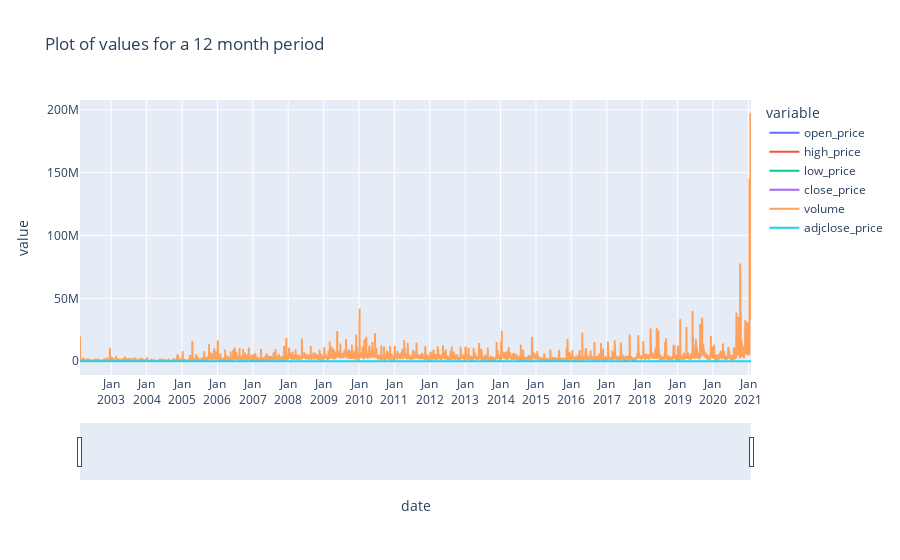

This figure's notebook cell:
### Code cell
# Plotting the open, close, high, low, volume and adjusted close value for the term of 12 months
fig = px.line(df, x=df.index, y=df.columns,
              title='Plot of values for a 12 month period')
fig.update_xaxes(
    dtick="M12",
    tickformat="%b\n%Y")


fig.update_xaxes(rangeslider_visible=True)
fig.show()

### Figure 1 — Plotly figure (JSON) as saved in the notebook; plotly's stock layout.template omitted (floating-point values rounded to 4 significant figures; data arrays with more than 128 entries replaced by an {"elided": "..."} marker saying what was removed)
{"data": [{"hovertemplate": "variable=open_price<br>date=%{x}<br>value=%{y}<extra></extra>", "legendgroup": "open_price", "line": {"color": "#636efa", "dash": "solid"}, "mode": "lines", "name": "open_price", "showlegend": true, "type": "scattergl", "x": {"elided": "4773 str values"}, "xaxis": "x", "y": {"elided": "4773 float values"}, "yaxis": "y"}, {"hovertemplate": "variable=high_price<br>date=%{x}<br>value=%{y}<extra></extra>", "legendgroup": "high_price", "line": {"color": "#EF553B", "dash": "solid"}, "mode": "lines", "name": "high_price", "showlegend": true, "type": "scattergl", "x": {"elided": "4773 str values"}, "xaxis": "x", "y": {"elided": "4773 float values"}, "yaxis": "y"}, {"hovertemplate": "variable=low_price<br>date=%{x}<br>value=%{y}<extra></extra>", "legendgroup": "low_price", "line": {"color": "#00cc96", "dash": "solid"}, "mode": "lines", "name": "low_price", "showlegend": true, "type": "scattergl", "x": {"elided": "4773 str values"}, "xaxis": "x", "y": {"elided": "4773 float values"}, "yaxis": "y"}, {"hovertemplate": "variable=close_price<br>date=%{x}<br>value=%{y}<extra></extra>", "legendgroup": "close_price", "line": {"color": "#ab63fa", "dash": "solid"}, "mode": "lines", "name": "close_price", "showlegend": true, "type": "scattergl", "x": {"elided": "4773 str values"}, "xaxis": "x", "y": {"elided": "4773 float values"}, "yaxis": "y"}, {"hovertemplate": "variable=volume<br>date=%{x}<br>value=%{y}<extra></extra>", "legendgroup": "volume", "line": {"color": "#FFA15A", "dash": "solid"}, "mode": "lines", "name": "volume", "showlegend": true, "type": "scattergl", "x": {"elided": "4773 str values"}, "xaxis": "x", "y": {"elided": "4773 int values"}, "yaxis": "y"}, {"hovertemplate": "variable=adjclose_price<br>date=%{x}<br>value=%{y}<extra></extra>", "legendgroup": "adjclose_price", "line": {"color": "#19d3f3", "dash": "solid"}, "mode": "lines", "name": "adjclose_price", "showlegend": true, "type": "scattergl", "x": {"elided": "4773 str values"}, "xaxis": "x", "y": {"elided": "4773 float values"}, "yaxis": "y"}], "layout": {"legend": {"title": {"text": "variable"}, "tracegroupgap": 0}, "title": {"text": "Plot of values for a 12 month period"}, "xaxis": {"anchor": "y", "domain": [0, 1], "dtick": "M12", "rangeslider": {"visible": true}, "tickformat": "%b\n%Y", "title": {"text": "date"}}, "yaxis": {"anchor": "x", "domain": [0, 1], "title": {"text": "value"}}}}
